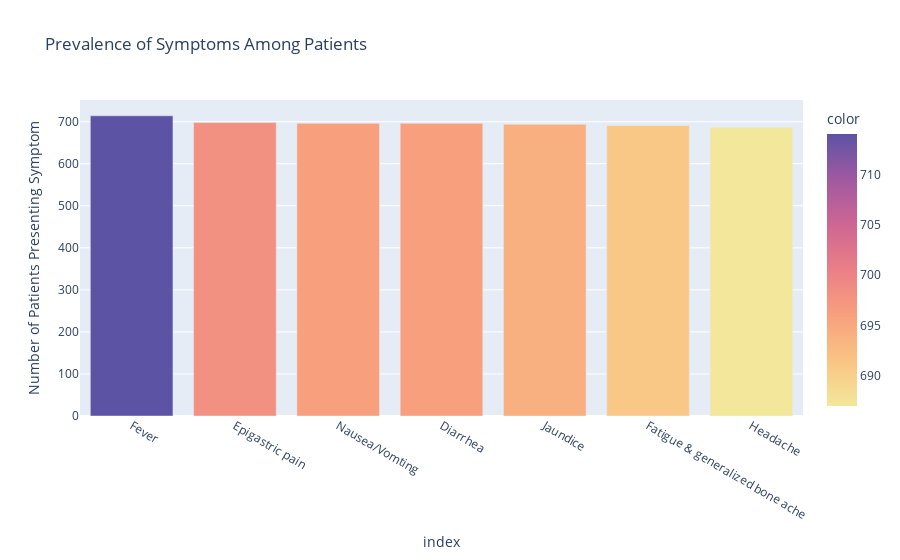

Notebook code cell kept with this figure:
### Markdown cell above
The patient cohort is well-distributed without significant skews.

* **Age & BMI:** Both show a relatively **uniform distribution** across their respective ranges (Age: 32-61, BMI: 22-35). This means the dataset isn't biased towards a specific age or weight group.
* **Gender:** The gender split is **perfectly balanced** at nearly 50/50.

### Code cell
# Symptom Prevalence Analysis
symptom_df = df[symptom_cols].apply(lambda x: x.value_counts()).T.loc[:, 'Present'].sort_values(ascending=False)
fig2 = px.bar(
    symptom_df,
    x=symptom_df.index,
    y=symptom_df.values,
    title='Prevalence of Symptoms Among Patients',
    labels={'x': 'Symptom', 'y': 'Number of Patients Presenting Symptom'},
    color=symptom_df.values,
    color_continuous_scale='sunset'
)
fig2.show()

### Figure 1 — Plotly figure (JSON) as saved in the notebook; plotly's stock layout.template omitted (floating-point values rounded to 4 significant figures)
{"data": [{"hovertemplate": "index=%{x}<br>Number of Patients Presenting Symptom=%{y}<br>color=%{marker.color}<extra></extra>", "legendgroup": "", "marker": {"color": [714, 698, 696, 696, 694, 691, 687], "coloraxis": "coloraxis", "pattern": {"shape": ""}}, "name": "", "orientation": "v", "showlegend": false, "textposition": "auto", "type": "bar", "x": ["Fever", "Epigastric pain", "Nausea/Vomting", "Diarrhea", "Jaundice", "Fatigue & generalized bone ache", "Headache"], "xaxis": "x", "y": [714, 698, 696, 696, 694, 691, 687], "yaxis": "y"}], "layout": {"barmode": "relative", "coloraxis": {"colorbar": {"title": {"text": "color"}}, "colorscale": [[0, "rgb(243, 231, 155)"], [0.1667, "rgb(250, 196, 132)"], [0.3333, "rgb(248, 160, 126)"], [0.5, "rgb(235, 127, 134)"], [0.6667, "rgb(206, 102, 147)"], [0.8333, "rgb(160, 89, 160)"], [1, "rgb(92, 83, 165)"]]}, "legend": {"tracegroupgap": 0}, "title": {"text": "Prevalence of Symptoms Among Patients"}, "xaxis": {"anchor": "y", "domain": [0, 1], "title": {"text": "index"}}, "yaxis": {"anchor": "x", "domain": [0, 1], "title": {"text": "Number of Patients Presenting Symptom"}}}}
